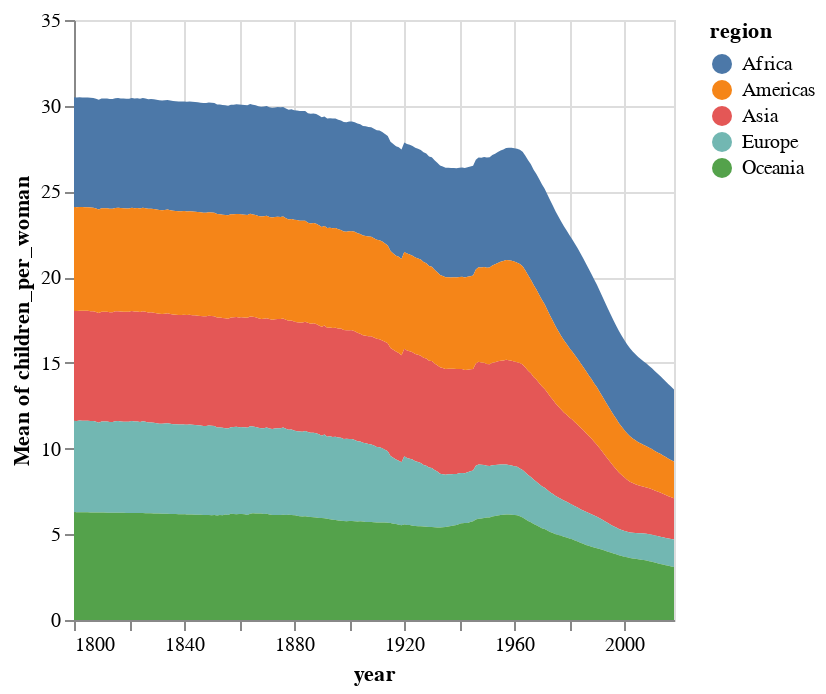

Notebook code cell kept with this figure:
### Markdown cell above
:::{margin} Factual tidbit

Population experts predict that the world population
will stop increasing and stabilize around 11 billion people.
This is mainly due to improved living conditions in low income countries,
which reduces child mortality
and allows families to have fewer children.
You will learn more about this in lab 1.

:::

### Code cell
alt.Chart(gm).mark_area().encode(
    x='year:T',
    y='mean(children_per_woman)',
    color='region'
)

### Figure 1 — Vega specification as saved in the notebook (floating-point values rounded to 4 significant figures; data arrays with more than 128 entries replaced by an {"elided": "..."} marker saying what was removed)
{"$schema": "https://vega.github.io/schema/vega/v5.json", "data": [{"name": "source_0", "values": {"elided": "1095 records"}, "transform": [{"type": "formula", "expr": "toDate(datum['year'])", "as": "year"}]}, {"name": "source_0_color_domain_region", "values": [{"region": "Asia"}, {"region": "Europe"}, {"region": "Africa"}, {"region": "Americas"}, {"region": "Oceania"}]}], "marks": [{"type": "group", "name": "pathgroup", "from": {"facet": {"data": "source_0", "name": "faceted_path_main", "groupby": ["region"]}}, "encode": {"update": {"height": {"field": {"signal": null, "datum": null, "group": "height", "parent": null}}, "width": {"field": {"signal": null, "datum": null, "group": "width", "parent": null}}}}, "marks": [{"type": "area", "name": "marks", "from": {"data": "faceted_path_main"}, "sort": {"field": "x"}, "encode": {"update": {"orient": {"value": "vertical"}, "x": {"field": "year", "scale": "x"}, "y": {"field": "mean_children_per_woman_end", "scale": "y"}, "fill": {"field": "region", "scale": "color"}, "defined": {"signal": "isValid(datum[\"year\"]) && isFinite(+datum[\"year\"]) && isValid(datum[\"mean_children_per_woman\"]) && isFinite(+datum[\"mean_children_per_woman\"])"}, "y2": {"field": "mean_children_per_woman_start", "scale": "y"}}}, "style": ["area"]}]}], "scales": [{"name": "x", "type": "time", "domain": {"data": "source_0", "field": "year"}, "range": [0, {"signal": "width"}]}, {"name": "y", "type": "linear", "domain": {"data": "source_0", "fields": ["mean_children_per_woman_start", "mean_children_per_woman_end"]}, "range": [{"signal": "height"}, 0], "nice": true, "zero": true}, {"name": "color", "type": "ordinal", "domain": {"data": "source_0_color_domain_region", "field": "region", "sort": true}, "range": "category"}], "axes": [{"scale": "x", "labels": false, "grid": true, "tickCount": {"signal": "ceil(width/40)"}, "domain": false, "minExtent": 0, "aria": false, "gridScale": "y", "zindex": 0, "orient": "bottom", "maxExtent": 0, "ticks": false}, {"scale": "y", "domain": false, "aria": false, "gridScale": "x", "orient": "left", "grid": true, "tickCount": {"signal": "ceil(height/40)"}, "labels": false, "maxExtent": 0, "minExtent": 0, "ticks": false, "zindex": 0}, {"scale": "x", "zindex": 0, "grid": false, "orient": "bottom", "tickCount": {"signal": "ceil(width/40)"}, "labelOverlap": true, "title": "year", "labelFlush": true}, {"scale": "y", "grid": false, "tickCount": {"signal": "ceil(height/40)"}, "zindex": 0, "orient": "left", "labelOverlap": true, "title": "Mean of children_per_woman"}], "legends": [{"fill": "color", "symbolType": "circle", "title": "region"}], "width": 300, "height": 300, "padding": 5, "style": "cell", "background": "white"}
